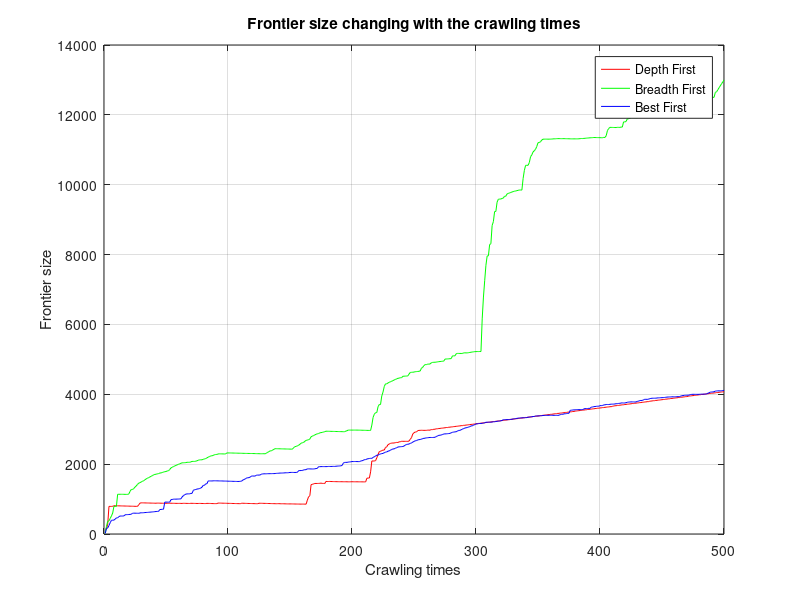
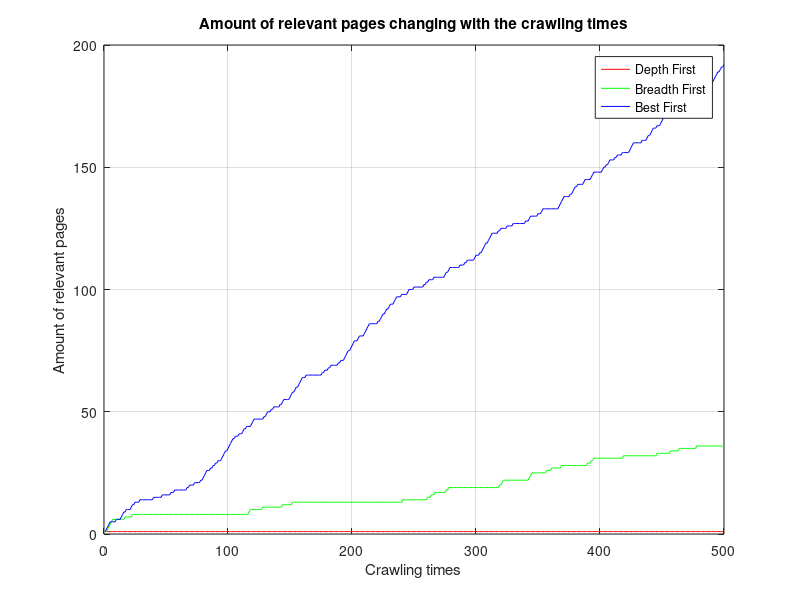

Reproduce these figures in MATLAB, in order.
cd 'c:\users\simmerchan\desktop';
depth_first_left_length = [140 139 284 791 790 790 792 810 809 808 807 806 805 804 803 802 801 800 799 798 797 796 795 794 793 792 791 836 882 893 892 891 890 889 888 887 886 885 884 883 882 881 885 884 883 882 881 880 879 880 879 878 882 881 880 879 878 877 877 876 877 876 875 879 878 877 876 875 874 879 878 877 876 875 874 874 876 875 874 873 872 872 877 876 875 874 872 871 870 870 870 886 885 884 883 882 881 880 879 878 877 876 875 874 873 872 871 870 869 869 881 880 879 877 876 875 874 873 872 871 870 869 868 867 881 880 879 878 877 876 875 874 873 872 871 870 869 868 867 869 869 867 865 867 865 864 863 862 862 861 862 861 860 859 858 858 857 857 855 857 856 855 855 971 1066 1096 1414 1420 1436 1447 1447 1447 1448 1451 1458 1449 1448 1445 1505 1503 1503 1505 1503 1502 1501 1500 1499 1498 1498 1497 1497 1497 1496 1496 1496 1495 1494 1494 1496 1496 1496 1495 1495 1495 1494 1494 1494 1493 1493 1492 1493 1597 1602 1603 1780 2091 2090 2090 2101 2182 2275 2359 2368 2389 2403 2402 2478 2495 2557 2575 2594 2603 2606 2604 2616 2622 2621 2638 2643 2655 2653 2654 2653 2653 2652 2663 2714 2760 2863 2900 2920 2923 2959 2967 2967 2970 2968 2967 2968 2967 2974 2974 2973 2990 2988 3000 2998 3013 3012 3022 3021 3031 3030 3040 3039 3049 3048 3058 3057 3067 3066 3076 3075 3085 3084 3094 3093 3103 3102 3112 3111 3121 3120 3130 3129 3139 3138 3148 3147 3157 3156 3166 3165 3175 3174 3184 3183 3193 3192 3202 3201 3211 3210 3220 3219 3229 3228 3238 3237 3247 3246 3256 3255 3265 3264 3274 3273 3283 3282 3292 3291 3301 3300 3310 3309 3319 3318 3328 3327 3337 3336 3346 3345 3355 3354 3364 3363 3373 3372 3382 3381 3391 3390 3400 3399 3409 3408 3418 3417 3427 3426 3436 3435 3445 3444 3454 3453 3463 3462 3472 3471 3481 3480 3490 3489 3499 3498 3508 3507 3521 3520 3530 3529 3539 3538 3548 3547 3557 3556 3566 3565 3575 3574 3584 3583 3593 3592 3602 3601 3611 3610 3620 3619 3629 3628 3638 3637 3646 3645 3655 3664 3673 3672 3682 3681 3691 3690 3700 3699 3709 3708 3718 3717 3727 3726 3736 3735 3745 3744 3754 3753 3763 3762 3772 3771 3781 3780 3790 3789 3799 3808 3807 3817 3816 3826 3825 3835 3834 3844 3843 3853 3852 3862 3861 3871 3870 3880 3879 3889 3888 3898 3897 3907 3906 3916 3915 3925 3924 3934 3933 3943 3952 3951 3961 3960 3970 3969 3979 3978 3988 3987 3996 3995 4005 4004 4014 4013 4023 4022 4032 4031 4041 4040 4050 4049 4059 4058 4068 4067 4077];
depth_first_relevant_file_nums = [1 1 1 1 1 1 1 1 1 1 1 1 1 1 1 1 1 1 1 1 1 1 1 1 1 1 1 1 1 1 1 1 1 1 1 1 1 1 1 1 1 1 1 1 1 1 1 1 1 1 1 1 1 1 1 1 1 1 1 1 1 1 1 1 1 1 1 1 1 1 1 1 1 1 1 1 1 1 1 1 1 1 1 1 1 1 1 1 1 1 1 1 1 1 1 1 1 1 1 1 1 1 1 1 1 1 1 1 1 1 1 1 1 1 1 1 1 1 1 1 1 1 1 1 1 1 1 1 1 1 1 1 1 1 1 1 1 1 1 1 1 1 1 1 1 1 1 1 1 1 1 1 1 1 1 1 1 1 1 1 1 1 1 1 1 1 1 1 1 1 1 1 1 1 1 1 1 1 1 1 1 1 1 1 1 1 1 1 1 1 1 1 1 1 1 1 1 1 1 1 1 1 1 1 1 1 1 1 1 1 1 1 1 1 1 1 1 1 1 1 1 1 1 1 1 1 1 1 1 1 1 1 1 1 1 1 1 1 1 1 1 1 1 1 1 1 1 1 1 1 1 1 1 1 1 1 1 1 1 1 1 1 1 1 1 1 1 1 1 1 1 1 1 1 1 1 1 1 1 1 1 1 1 1 1 1 1 1 1 1 1 1 1 1 1 1 1 1 1 1 1 1 1 1 1 1 1 1 1 1 1 1 1 1 1 1 1 1 1 1 1 1 1 1 1 1 1 1 1 1 1 1 1 1 1 1 1 1 1 1 1 1 1 1 1 1 1 1 1 1 1 1 1 1 1 1 1 1 1 1 1 1 1 1 1 1 1 1 1 1 1 1 1 1 1 1 1 1 1 1 1 1 1 1 1 1 1 1 1 1 1 1 1 1 1 1 1 1 1 1 1 1 1 1 1 1 1 1 1 1 1 1 1 1 1 1 1 1 1 1 1 1 1 1 1 1 1 1 1 1 1 1 1 1 1 1 1 1 1 1 1 1 1 1 1 1 1 1 1 1 1 1 1 1 1 1 1 1 1 1 1 1 1 1 1 1 1 1 1 1 1 1 1 1 1 1 1 1 1 1 1 1 1 1 1 1 1 1 1 1 1 1 1 1 1 1 1 1 1 1];
breadth_first_left_length = [19 222 364 377 446 518 599 790 791 789 1138 1136 1138 1137 1137 1136 1135 1134 1134 1146 1220 1275 1274 1302 1342 1376 1419 1456 1470 1489 1508 1527 1553 1577 1596 1615 1634 1652 1671 1694 1706 1711 1722 1729 1748 1747 1760 1773 1786 1787 1806 1810 1847 1892 1911 1930 1949 1964 1979 1994 2009 2024 2038 2039 2042 2043 2054 2053 2052 2065 2078 2079 2078 2085 2097 2111 2123 2124 2124 2138 2148 2161 2180 2199 2216 2235 2240 2247 2269 2275 2279 2290 2296 2295 2294 2293 2292 2291 2321 2320 2321 2320 2319 2318 2317 2316 2315 2314 2313 2312 2311 2310 2309 2308 2307 2307 2306 2305 2305 2304 2303 2302 2301 2300 2299 2298 2298 2299 2298 2297 2316 2338 2359 2381 2381 2405 2424 2443 2442 2441 2440 2439 2438 2437 2436 2435 2434 2433 2432 2431 2430 2429 2477 2500 2509 2524 2543 2569 2600 2612 2623 2655 2681 2687 2704 2718 2786 2800 2819 2838 2854 2868 2875 2897 2902 2909 2918 2931 2943 2942 2941 2940 2939 2938 2937 2936 2935 2934 2933 2932 2931 2930 2929 2928 2946 2957 2976 2975 2975 2975 2975 2975 2975 2975 2974 2973 2972 2971 2970 2969 2968 2967 2966 2965 2966 3118 3338 3430 3474 3477 3645 3708 3707 3951 4063 4221 4299 4297 4325 4342 4359 4374 4391 4409 4424 4442 4457 4462 4475 4474 4516 4517 4521 4522 4526 4579 4625 4629 4632 4636 4646 4650 4654 4658 4668 4747 4771 4822 4850 4850 4864 4864 4868 4903 4913 4916 4918 4920 4930 4934 4938 4942 4946 4950 5006 5011 5012 5016 5019 5022 5100 5101 5100 5160 5170 5170 5169 5169 5168 5186 5186 5186 5185 5192 5198 5204 5210 5216 5222 5221 5224 5223 5225 5224 6160 6784 7251 7694 7961 7964 8290 8310 8832 8942 9231 9234 9500 9583 9589 9590 9608 9616 9670 9669 9734 9750 9763 9779 9791 9803 9815 9820 9832 9838 9850 9848 9847 10179 10411 10554 10556 10555 10635 10803 10854 10937 10973 11014 11093 11203 11208 11229 11278 11303 11305 11305 11305 11304 11305 11305 11308 11311 11315 11314 11319 11319 11320 11319 11318 11319 11319 11318 11317 11316 11315 11314 11313 11313 11313 11313 11313 11313 11315 11319 11323 11322 11326 11329 11333 11337 11340 11343 11346 11348 11352 11351 11350 11349 11348 11347 11346 11345 11354 11353 11403 11551 11609 11642 11641 11640 11639 11638 11637 11643 11642 11641 11651 11650 11799 11798 11809 11886 11885 11908 11924 11923 11922 11921 11920 11919 11946 11985 11997 12014 12096 12109 12114 12114 12112 12115 12109 12110 12152 12155 12159 12158 12163 12167 12170 12174 12183 12259 12288 12342 12371 12371 12378 12378 12379 12397 12407 12412 12417 12422 12428 12456 12458 12468 12461 12460 12459 12458 12457 12471 12472 12473 12476 12484 12490 12492 12493 12492 12491 12500 12499 12503 12502 12501 12500 12499 12500 12502 12644 12659 12717 12777 12831 12889 12941 12999];
breadth_first_relevant_file_nums = [1 1 2 3 4 5 6 6 6 6 6 6 6 6 6 6 7 7 7 7 7 7 8 8 8 8 8 8 8 8 8 8 8 8 8 8 8 8 8 8 8 8 8 8 8 8 8 8 8 8 8 8 8 8 8 8 8 8 8 8 8 8 8 8 8 8 8 8 8 8 8 8 8 8 8 8 8 8 8 8 8 8 8 8 8 8 8 8 8 8 8 8 8 8 8 8 8 8 8 8 8 8 8 8 8 8 8 8 8 8 8 8 8 8 8 8 9 10 10 10 10 10 10 10 10 10 10 11 11 11 11 11 11 11 11 11 11 11 11 11 11 11 11 12 12 12 12 12 12 12 12 13 13 13 13 13 13 13 13 13 13 13 13 13 13 13 13 13 13 13 13 13 13 13 13 13 13 13 13 13 13 13 13 13 13 13 13 13 13 13 13 13 13 13 13 13 13 13 13 13 13 13 13 13 13 13 13 13 13 13 13 13 13 13 13 13 13 13 13 13 13 13 13 13 13 13 13 13 13 13 13 13 13 13 13 13 13 13 13 13 14 14 14 14 14 14 14 14 14 14 14 14 14 14 14 14 14 14 14 14 15 15 15 16 16 16 17 17 17 17 17 17 17 17 17 18 18 19 19 19 19 19 19 19 19 19 19 19 19 19 19 19 19 19 19 19 19 19 19 19 19 19 19 19 19 19 19 19 19 19 19 19 19 19 19 19 19 19 20 20 21 22 22 22 22 22 22 22 22 22 22 22 22 22 22 22 22 22 22 22 22 22 23 24 25 25 25 25 25 25 25 25 25 25 25 25 26 26 26 26 27 27 27 27 27 27 27 27 28 28 28 28 28 28 28 28 28 28 28 28 28 28 28 28 28 28 28 28 28 29 29 29 30 30 31 31 31 31 31 31 31 31 31 31 31 31 31 31 31 31 31 31 31 31 31 31 31 31 32 32 32 32 32 32 32 32 32 32 32 32 32 32 32 32 32 32 32 32 32 32 32 32 32 32 32 33 33 33 33 33 33 33 33 33 33 33 34 34 34 34 34 34 34 35 35 35 35 35 35 35 35 35 35 35 35 35 35 36 36 36 36 36 36 36 36 36 36 36 36 36 36 36 36 36 36 36 36 36 36 36 ];
best_first_left_length = [19 161 174 243 324 392 396 397 426 461 464 497 516 515 514 519 548 555 555 558 562 565 594 597 596 595 594 593 603 608 607 610 614 617 618 622 626 628 632 636 640 644 647 648 700 703 707 710 912 914 912 912 912 984 987 998 998 997 1001 1000 1004 1007 1060 1097 1124 1142 1148 1150 1149 1162 1163 1248 1268 1274 1289 1290 1302 1315 1340 1392 1393 1436 1439 1518 1520 1519 1518 1522 1524 1523 1522 1521 1520 1519 1519 1517 1516 1515 1514 1513 1511 1510 1509 1508 1507 1506 1505 1504 1505 1508 1514 1548 1558 1581 1605 1610 1614 1632 1661 1660 1659 1660 1686 1687 1686 1691 1716 1720 1724 1723 1724 1727 1726 1728 1728 1730 1729 1732 1736 1738 1741 1745 1745 1746 1749 1751 1754 1753 1757 1762 1763 1763 1762 1762 1763 1767 1816 1815 1818 1817 1837 1839 1843 1865 1865 1864 1862 1862 1861 1867 1874 1878 1927 1927 1930 1930 1930 1930 1929 1931 1934 1934 1934 1935 1936 1935 1940 1943 1946 1948 1953 1962 2028 2049 2051 2051 2058 2064 2066 2075 2074 2075 2075 2074 2073 2073 2089 2098 2105 2130 2129 2148 2155 2162 2167 2166 2192 2212 2234 2255 2259 2277 2293 2302 2307 2327 2344 2349 2372 2379 2399 2421 2436 2436 2457 2470 2491 2495 2499 2502 2505 2520 2545 2564 2570 2576 2595 2605 2633 2650 2668 2675 2695 2701 2706 2714 2733 2739 2743 2753 2756 2761 2764 2763 2763 2766 2770 2789 2809 2824 2829 2834 2849 2863 2867 2867 2872 2876 2881 2897 2912 2919 2924 2928 2946 2965 2967 2985 3000 3020 3033 3042 3048 3063 3074 3095 3097 3115 3134 3151 3156 3160 3166 3165 3169 3173 3186 3199 3201 3200 3201 3203 3205 3214 3214 3221 3226 3232 3234 3242 3252 3270 3274 3274 3274 3275 3279 3280 3288 3292 3299 3304 3311 3317 3320 3323 3326 3327 3330 3331 3332 3345 3345 3352 3357 3364 3364 3378 3380 3379 3382 3386 3387 3393 3394 3396 3398 3398 3399 3398 3399 3398 3397 3396 3397 3397 3401 3418 3427 3426 3441 3442 3448 3454 3458 3541 3544 3552 3553 3555 3561 3562 3561 3560 3561 3564 3580 3592 3591 3591 3598 3597 3635 3634 3648 3649 3655 3659 3658 3675 3675 3678 3697 3697 3708 3708 3707 3712 3718 3718 3718 3725 3729 3733 3738 3742 3749 3755 3749 3752 3759 3771 3777 3779 3783 3782 3781 3780 3779 3799 3800 3821 3824 3823 3838 3856 3856 3856 3856 3876 3881 3888 3887 3888 3889 3894 3898 3899 3903 3902 3906 3909 3914 3920 3921 3924 3924 3928 3928 3927 3930 3930 3934 3934 3946 3961 3962 3972 3972 3974 3974 3978 3994 3997 4000 3999 3998 3998 3998 3999 4002 4005 4003 4005 4005 4012 4030 4043 4063 4065 4069 4071 4092 4095 4099 4098 4098 4102 4107 4113 ];
best_first_relevant_file_nums = [1 2 3 4 5 5 5 5 5 6 6 6 6 7 8 9 9 10 10 10 10 11 12 12 13 13 13 13 14 14 14 14 14 14 14 14 14 14 14 15 15 15 15 15 15 15 16 16 16 16 16 16 16 17 17 17 18 18 18 18 18 18 18 18 18 18 19 19 20 20 20 20 21 21 21 21 21 22 22 23 24 25 26 26 26 27 27 28 28 29 29 30 30 30 31 32 33 34 34 35 36 37 38 39 39 40 40 40 41 41 41 42 43 43 44 44 44 44 45 46 47 47 47 47 47 47 47 47 48 48 49 50 50 50 51 51 52 52 52 52 52 53 53 54 55 55 55 55 55 56 57 58 58 59 60 60 61 62 63 64 64 64 65 65 65 65 65 65 65 65 65 65 65 65 65 66 66 67 67 67 68 68 69 69 69 69 69 69 70 70 71 71 71 72 73 74 75 75 76 77 78 79 79 79 80 81 81 81 81 82 83 84 85 86 86 86 86 86 86 86 87 87 88 89 90 90 91 92 92 93 94 94 94 95 96 97 97 97 97 98 98 98 98 98 99 100 100 100 100 101 101 101 101 101 101 101 101 102 102 103 103 104 104 104 104 105 105 105 105 105 105 105 105 105 106 107 107 108 109 109 109 109 109 109 109 109 110 110 110 110 111 111 112 112 112 112 112 112 113 114 114 114 115 115 116 117 118 119 119 120 121 122 123 123 123 123 123 124 124 125 125 125 125 125 126 126 126 126 126 127 127 127 127 127 127 127 127 127 127 128 128 128 129 130 130 130 130 130 130 131 131 131 132 133 133 133 133 133 133 133 133 133 133 133 133 133 134 135 136 137 138 138 138 138 138 139 139 140 141 142 142 143 143 143 143 143 144 145 145 145 145 145 146 147 148 148 148 148 148 148 148 149 150 150 151 151 152 153 153 153 153 154 154 155 155 155 155 156 156 156 156 156 156 157 158 159 160 160 160 160 160 160 160 161 161 161 161 162 163 163 164 165 166 166 166 167 167 167 168 169 170 171 171 171 171 172 172 172 172 172 172 172 172 173 174 175 175 175 176 176 176 177 177 177 177 178 178 179 180 180 180 180 180 181 182 183 184 184 184 184 185 186 187 188 189 189 190 191 191 192];
x = [1:length(depth_first_left_length)];

figure(1);
plot(x,depth_first_left_length, 'r');
hold on;
plot(x,breadth_first_left_length,'g');
hold on;
plot(x,best_first_left_length,'b');
grid on;
xlabel('Crawling times')
ylabel('Frontier size')
legend('Depth First','Breadth First','Best First')
title('Frontier size changing with the crawling times')
print -dpng '1.png';

figure(2);
plot(x,depth_first_relevant_file_nums,'r');
hold on;
plot(x,breadth_first_relevant_file_nums,'g');
hold on;
plot(x,best_first_relevant_file_nums,'b');
grid on;
xlabel('Crawling times')
ylabel('Amount of relevant pages')
legend('Depth First','Breadth First','Best First')
title('Amount of relevant pages changing with the crawling times')
print -dpng '2.png'


